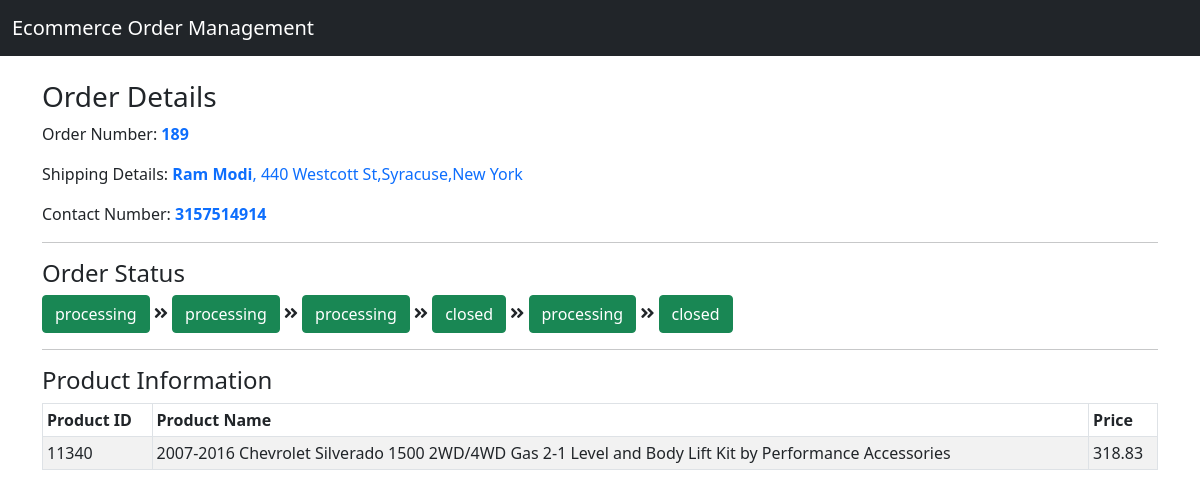
/orders/189/, run on the app's committed database.
### orders/models.py (models this page shows, shortened)
class Orders(models.Model):
    order_id = models.IntegerField(primary_key=True)
    customer = models.CharField(max_length=50)
    order_date = models.DateTimeField()
    status = models.CharField(max_length=25)
    shipping_name = models.CharField(max_length=50, null=True)
    shipping_address = models.TextField(null=True)
    contact = models.CharField(max_length=10, null=True)
    products = models.ManyToManyField(Products)
    class Meta:
        db_table = 'orders'
        unique_together = (('customer', 'order_date', 'status'),)

class OrderStatus(models.Model):
    order_id = models.IntegerField()
    chgdate = models.DateTimeField()
    status = models.CharField(max_length=25)
    def __str__(self):
        return self.status
    class Meta:
        managed = False
        db_table = 'order_status'

class Products(models.Model):
    id = models.IntegerField(primary_key=True)
    name = models.CharField(max_length=25)
    market_price = models.CharField(max_length=10)
    class Meta:
        managed = False
        db_table = 'products'

### orders/views.py (the view)
# urls.py: path('orders/<int:order_id>/', views.OrderDetails, name='order_details'),
def OrderDetails(request,order_id):
    order_details = Orders.objects.get(order_id=order_id)
    status_history = OrderStatus.objects.filter(order_id=order_id).order_by('chgdate')
    product_list = Products.objects.filter(orders=order_id)
    args = {
        'order_details':order_details,
        'status_history':status_history,
        'product_list':product_list,
    }
    return render(request, "Orders/order_details.html", args)

### orders/templates/orders/order_details.html
{% extends "Orders/base.html" %}
{% load static %}
{% block content %}
<h3 class="container">Order Details</h3>
<div class="container">
    <div class="jumbotron">
        <p>Order Number: <span class="text-primary"><b>{{order_details.order_id}}</b></span></p>
        <p>Shipping Details: <span class="text-primary"><b>{{order_details.shipping_name}}</b>, {{order_details.shipping_address}}</span></p>
        <p>Contact Number: <span class="text-primary"><b>{{order_details.contact}}</b></span></p>
        <hr>
        <h4>Order Status</h4>
        {% for status in status_history %}
            <button type="button" class="btn btn-success">{{status}}</button>
        {% if not forloop.last %}<i class="fas fa-angle-double-right"></i>{% endif %}
        {% endfor %}
        <hr>
        <h4>Product Information</h4>
        <table id="dtBasicExample" class="table table-striped table-bordered table-sm" cellspacing="0" width="100%">
            <thead>
                <tr>
                    <th class="th-sm">Product ID</th>
                    <th class="th-sm">Product Name</th>
                    <th class="th-sm">Price</th>
                </tr>
            </thead>
            <tbody>
            {% for product in product_list %}
                <tr>
                    <td>{{product.id}}</td>
                    <td>{{product.name}}</td>
                    <td>{{product.market_price}}</td>
                </tr>
            {% endfor %}
            </tbody>
        </table>
    </div>
</div>
{% endblock %}

### data on the page
Orders: order_id "189", shipping_name "Ram Modi", shipping_address "440 Westcott St,Syracuse,New York", contact "3157514914"
OrderStatus: status "processing"
OrderStatus: status "processing"
OrderStatus: status "processing"
OrderStatus: status "closed"
OrderStatus: status "processing"
OrderStatus: status "closed"
Products: id "11340", name "2007-2016 Chevrolet Silverado 1500 2WD/4WD Gas 2-1 Level and Body Lift Kit by Performance Accessories", market_price "318.83"
